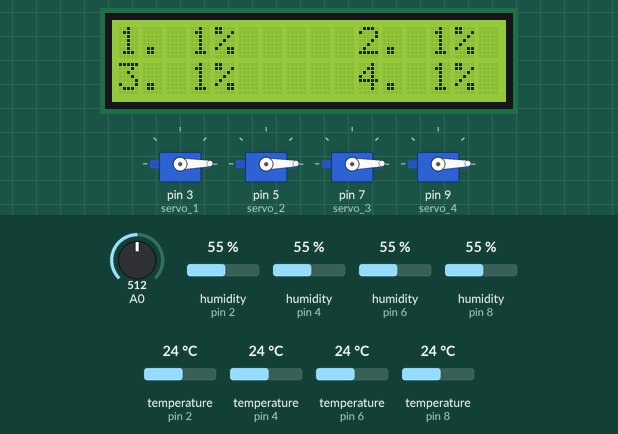
The sketch below on a simulated Arduino Mega 2560, built with avr-gcc and run on an emulated ATmega2560. On the bench: 16×2 character LCD, 4 × servo. Inputs (shaded band) come from the test bench; at power-on: A0 = 512, humidity (sensors on pin 2, pin 4, pin 6, pin 8) 55 %, temperature (sensors on pin 2, pin 4, pin 6, pin 8) 24 °C.

Above: at 1.2 s.
1.3 s: A0 set to 625
2.8 s: A0 set to 648
At 3.7 s:
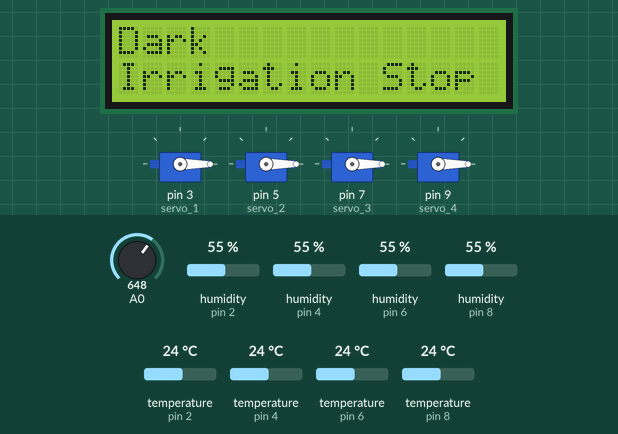
Timing chart, 0 to 5.8 s (numbered marks = the images above; inputs shaded):
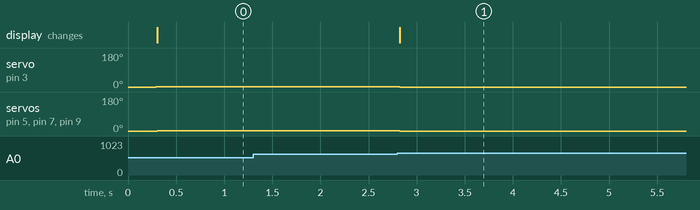

Measured:
- the behaviour switches between 633 and 634 on A0 (found by bisection; images 0 and 1)
- after the input at 1.3 s, every drawn part: stays the same
- after the input at 2.8 s, servo on pin 3 (servo_1), servo on pin 5 (servo_2), servo on pin 7 (servo_3), servo on pin 9 (servo_4): 1° → 0° at once; the display: changes at once (image 1)

The sketch:

sketch.ino
```cpp
/* Include necessary libraries */
#include<DHT.h>
#include<Servo.h>
#include <LiquidCrystal_I2C.h>

/* Define pin and object for LDR sensor */
#define LDR_PIN 10

// LDR Characteristics
const float GAMMA = 0.7;
const float RL10 = 50;

LiquidCrystal_I2C lcd(0x27, 20, 4);

/* Define constants and variables for DHT and initialize objects */
#define DHTPIN_1 2
#define DHTPIN_2 4
#define DHTPIN_3 6
#define DHTPIN_4 8
#define DHTTYPE DHT22   // DHT 22  (AM2302)

DHT dht_1(DHTPIN_1, DHTTYPE);
DHT dht_2(DHTPIN_2, DHTTYPE);
DHT dht_3(DHTPIN_3, DHTTYPE);
DHT dht_4(DHTPIN_4, DHTTYPE);

float hum_1, hum_2, hum_3, hum_4;  // variables to store humidity values
float temp_1, temp_2, temp_3, temp_4;  // variables to store temperature values

/* Define constants and variables for Servo and initialize the object */
Servo servo_1, servo_2, servo_3, servo_4;
int angle_1 = 0, angle_2 = 0, angle_3 = 0, angle_4 = 0;

/* Define other variables */
int wp_1 = 0, wp_2 = 0, wp_3 = 0, wp_4 = 0;

/* Define min and max of temperature and humidity (calculated from the data) */
float max_temp = 100.0, min_temp = 20.0;
float max_hum = 51.867867867867865, min_hum = 8.132132132132131;

// Define some values for neural net architecture
#define DIMENSION 2
#define LAYER1 16
#define LAYER2 8
#define OUT_LAYER 8

// Define the weights with values from pre-trained network
double weights_1[LAYER1][DIMENSION] = {
    {-0.559419, 1.204088 },
    {5.681054, 1.451364 },
    {0.346751, 0.976418 },
    {0.000000, -0.000000 },
    {-1.988339, 1.919221},
    {-0.446481, 1.457829},
    {-0.000000, -0.000000},
    {-0.134263, 0.959700},
    {0.133699, 1.119161},
    {2.010274, 1.570752},
    {-0.000000, -0.000000},
    {7.073405, -3.341986 },
    {0.000000, 0.000000},
    {2.035284, 1.318326},
    {0.420291, -2.060597},
    {-0.000000, 0.000000}};

double weights_2[LAYER2][LAYER1] = {
    {-0.254884, -0.214020, -2.747057, -0.000000, 1.619738, -0.424856, 0.000000, -0.491764, -0.330332, -3.232579, -0.000000, -2.163309, 0.000000, -3.213990, 2.866256, -0.000000},
    {0.000000, 0.000000, 0.000000, -0.000000, -0.000000, -0.000000, 0.000000, -0.000000, -0.000000, -0.000000, 0.000000, 0.000000, 0.000000, 0.000000, 0.000000, -0.000000},
    {-0.000000, -0.000000, 0.000000, -0.000000, 0.000000, -0.000000, -0.000000, 0.000000, 0.000000, 0.000000, -0.000000, -0.000000, 0.000000, 0.000000, 0.000000, 0.000000},
    {-0.034797, 7.473437, -0.016994, -0.000000, -1.781890, 0.250048, -0.000000, 0.513348, 0.599470, -0.059541, -0.000000, -4.548321, -0.000000, 0.474999, 1.673950, -0.000000},
    {-0.472585, 7.109786, 0.260639, 0.000000, -1.788905, -0.127643, 0.000000, 0.428724, 0.707202, 0.979315, -0.000000, -4.048883, -0.000000, 0.591226, -0.052875, -0.000000},
    {0.810772, 6.055452, 1.175967, 0.000000, 2.521729, 1.125099, 0.000000, 1.303510, 0.997026, 0.381578, -0.000000, -7.021684, 0.000000, 0.426979, -2.756504, -0.000000},
    {-0.101561, 0.106349, 0.217796, 0.000000, -0.177704, -0.192286, 0.000000, -0.434281, 0.109036, -0.052647, 0.000000, -0.482127, -0.000000, 0.362862, -0.495416, -0.000000},
    {-0.000000, 0.000000, -0.000000, 0.000000, -0.000000, -0.000000, -0.000000, -0.000000, -0.000000, -0.000000, 0.000000, 0.000000, -0.000000, 0.000000, -0.000000, -0.000000}
};

double weights_output_layer[OUT_LAYER] = {-4.32607544e+000, 2.59915637e-150, 1.44939016e-149, 4.93008226e+000,
                                          4.60747737e+000, 5.88102834e+000, -3.23551018e-001, 9.76717628e-129};


// Define the biases with values from pre-trained network
double bias_1[LAYER1] = {0.40546025, -4.42774979, 0.08486776, -0.2130242,
                         0.53810184, 0.56266578, -0.55623279,  0.540329,
                         0.94469664, -0.05598933, -0.25352144, -0.28231778,
                         -0.45815514, -0.13210869, 2.71258716, -0.23831385};

double bias_2[LAYER2] = {1.19471381, -0.23508044, -0.43366517,  1.19420209,
                         0.74977472, -0.22586172,  0.15849943, -0.43346352};

double bias_3 = 1.28557373;

// create arrays for storing the values of outputs from each layer
double out_layer_1[LAYER1];
double out_layer_2[LAYER2];

/*
Define the ReLu activation function that returns max(0, x).
*/
void relu(double out_layer[], int n){

    // out_layer[0] = 1.0; // bias
    int i;
    for(i=0; i<n; i++)
        out_layer[i] = out_layer[i] > 0.0 ? out_layer[i] : 0.0;
}

/*
Define the forward pass function that takes temperature and humidity as the input
for neural network and returns the result from the output layer
*/
double forward_propagation(double humidity, double temperature){

    // create an array for passing the input to the neural network (add 1.0 to the input for the bias term)
    double inputs[] = {humidity, temperature};
    double result = 0.0;

    // Run the forward pass over the neural network using the weights (includes bias in the data as a column of 1s)

    // perform multiplication of weights and inputs matrix
    int i, j;
    for(i=0; i<LAYER1; i++){
        out_layer_1[i] = 0.0;
        for(j=0; j<DIMENSION; j++)
            out_layer_1[i] += weights_1[i][j] * inputs[j];
    }

    // Add bias values to the outputs
    for(i=0; i<LAYER1; i++)
        out_layer_1[i] += bias_1[i];

    // Apply relu activation function over the outputs
    relu(out_layer_1, LAYER1);

    // perform multiplication of weights and inputs matrix
    for(i=0; i<LAYER2; i++){
        out_layer_2[i] = 0.0;
        for(j=0; j<LAYER1; j++)
            out_layer_2[i] += weights_2[i][j] * out_layer_1[j];
    }

    // Add bias values to the outputs
    for(i=0; i<LAYER2; i++)
        out_layer_2[i] += bias_2[i];

    // Apply relu activation function over the outputs
    relu(out_layer_2, LAYER2);

    // perform multiplication of weights and inputs matrix
    for(i=0; i<OUT_LAYER; i++){
        result += out_layer_2[i] * weights_output_layer[i];
    }

    // Add bias
    result += bias_3;

    // Apply relu over the result
    result = result > 0.0 ? result : 0.0;

    return result;
}

void setup()
{
    // defined if we dont have any other peripherial device to display the readings
    // 9600 is the baud(bps) speed with which data flows to the monitor
    Serial.begin(9600);

    // Setup LDR sensor
    pinMode(LDR_PIN, INPUT);

    // Initialize object for LCD
    lcd.init();
    lcd.backlight();

    // Initialize communication for DHT sensors
    dht_1.begin();
    dht_2.begin();
    dht_3.begin();
    dht_4.begin();

    // Setup servo objects with the corresponding pins
    servo_1.attach(3);
    servo_2.attach(5);
    servo_3.attach(7);
    servo_4.attach(9);

    // Servo reset to zero before starting
    servo_1.write(0);
    servo_2.write(0);
    servo_3.write(0);
    servo_4.write(0);

}


void loop()
{
    delay(100);

    lcd.begin(16, 2);

    // Calculate the value of lux from LDR sensor
    int analogValue = analogRead(A0);
    float voltage = analogValue / 1024. * 5;
    float resistance = 2000 * voltage / (1 - voltage / 5);
    float lux = pow(RL10 * 1e3 * pow(10, GAMMA) / resistance, (1 / GAMMA));

    // Run the servo motors if the LDR sensors detects light (during the day)
    if(lux > 50){

        // Read the temperature and humidity data from the DHT sensors
        hum_1 = dht_1.readHumidity();
        hum_2 = dht_2.readHumidity();
        hum_3 = dht_3.readHumidity();
        hum_4 = dht_4.readHumidity();
        temp_1 = dht_1.readTemperature();
        temp_2 = dht_2.readTemperature();
        temp_3 = dht_3.readTemperature();
        temp_4 = dht_4.readTemperature();

        // Calculate the water percentage based on the temperature and humidity values
        // Temperature and humidity values are scaled using min-max normalization
        wp_1 = forward_propagation((hum_1-min_hum)/(max_hum - min_hum), (temp_1-min_temp)/(max_temp - min_temp));
        wp_2 = forward_propagation((hum_2-min_hum)/(max_hum - min_hum), (temp_2-min_temp)/(max_temp - min_temp));
        wp_3 = forward_propagation((hum_3-min_hum)/(max_hum - min_hum), (temp_3-min_temp)/(max_temp - min_temp));
        wp_4 = forward_propagation((hum_4-min_hum)/(max_hum - min_hum), (temp_4-min_temp)/(max_temp - min_temp));

        // Set the lcd print cursor and print water percentages
        lcd.setCursor(0, 0);
        lcd.print("1. "); lcd.print(wp_1); lcd.print("%");
        lcd.setCursor(9, 0);
        lcd.print(" 2. "); lcd.print(wp_2); lcd.print("%");
        lcd.setCursor(0, 1);
        lcd.print("3. "); lcd.print(wp_3); lcd.print("%");
        lcd.setCursor(9, 1);
        lcd.print(" 4. "); lcd.print(wp_4); lcd.print("%");

        // Find the angle to sweep (0-180) based on the water percentage (0-100)
        angle_1 = (wp_1 * 180) / 100;
        angle_2 = (wp_2 * 180) / 100;
        angle_3 = (wp_3 * 180) / 100;
        angle_4 = (wp_4 * 180) / 100;


        // set the angle on servos
        servo_1.write(angle_1);
        delay(5);

        servo_2.write(angle_2);
        delay(5);

        servo_3.write(angle_3);
        delay(5);

        servo_4.write(angle_4);

    }

    // If the LDR sensor detects dark then don't run the servos
    else{

        // Reset lcd cursor
        lcd.setCursor(0, 0);
        lcd.print("Dark");
        lcd.setCursor(0, 1);
        lcd.print("Irrigation Stop");

        // Set all servo angles to zero at night time
        servo_1.write(0);
        servo_2.write(0);
        servo_3.write(0);
        servo_4.write(0);

    }

    delay(100);
}
```
